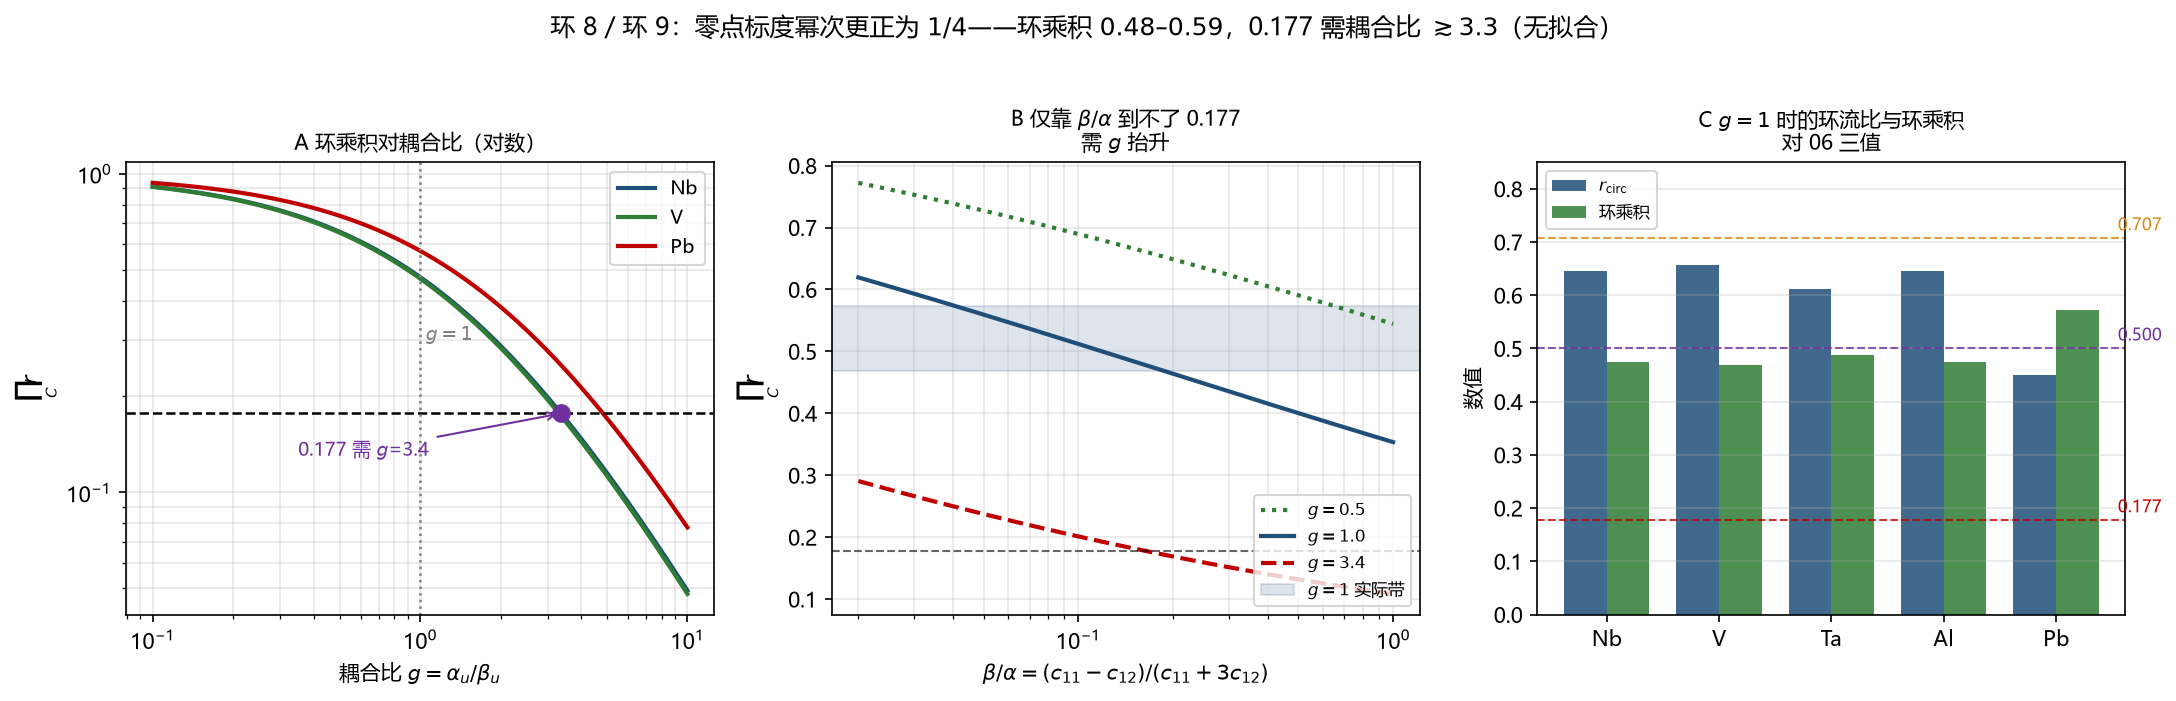

Reproduce this figure in Python.
# -*- coding: utf-8 -*-
r"""
Ring 8 / ring 9: correction of the zero-point scaling exponent.

Round 79 used  sigma^2 ~ 1/k  ->  sigma ~ k^{-1/2}  ->  r_circ ~ (beta/alpha)^{3/2}.
That is WRONG.  The harmonic oscillator gives

    <x^2> = hbar/(2 m omega),   omega = sqrt(k/m)   =>   <x^2> = hbar/(2 sqrt(k m)),

so  sigma^2 ~ k^{-1/2},  sigma ~ k^{-1/4},  and

    r_circ = alpha_u s_b / (beta_u s_eps sqrt(2(1-rho)))
           ~ (alpha_u/beta_u) * (beta/alpha)^{1/4}.

With alpha_u ~ beta_u:  r_circ ~ (beta/alpha)^{1/4} = 0.45 - 0.66 for five metals,
prod_C r = (1+r_circ)^{-3/2} = 0.48 - 0.59  (NOT 0.89 - 0.99).

Consequence: 0.177 needs a coupling ratio g = alpha_u/beta_u >= 3.4, not "two orders
of magnitude" as round 79 concluded.

Panels:
  A  prod r vs g = alpha_u/beta_u (log), three metals, marked g=1 band and g needed.
  B  prod r vs beta/alpha for g = 0.5, 1, 3.4.
  C  bar chart: r_circ and prod r at g=1, versus 0.177 / 0.500 / 0.707.
"""
import csv
import math
import os

import numpy as np
import matplotlib
matplotlib.use("Agg")
import matplotlib.pyplot as plt

plt.rcParams["font.sans-serif"] = ["Microsoft YaHei", "SimHei", "DejaVu Sans"]
plt.rcParams["axes.unicode_minus"] = False

HERE = os.path.dirname(os.path.abspath(__file__))
OUT_PNG = os.path.join(HERE, "环08_幂次更正与耦合比.png")
OUT_CSV = os.path.join(HERE, "环08_幂次更正与耦合比.csv")

PRODUCT_R = 0.177
ELASTIC = {
    "Nb": (246.0, 134.0),
    "V": (228.0, 119.0),
    "Ta": (260.0, 157.0),
    "Al": (114.0, 62.0),
    "Pb": (49.5, 42.3),
}


def beta_over_alpha(c11, c12):
    return (c11 - c12) / (3.0 * c12 + c11)


def rcirc_of(b_a, g=1.0):
    return g * b_a ** 0.25


def prod_of(r):
    return (1.0 + r) ** (-1.5)


def g_required(b_a, target=PRODUCT_R):
    r_need = target ** (-2.0 / 3.0) - 1.0
    return r_need / b_a ** 0.25


def main():
    rows = []
    print("Ring 8/9: zero-point scaling exponent corrected to 1/4")
    print("=" * 72)

    print("\nA  five elements at g = alpha_u/beta_u = 1:")
    tbl = {}
    for el, (c11, c12) in ELASTIC.items():
        b_a = beta_over_alpha(c11, c12)
        r = rcirc_of(b_a, 1.0)
        p = prod_of(r)
        g_req = g_required(b_a)
        tbl[el] = (b_a, r, p, g_req)
        print(f"   {el:3s}: beta/alpha={b_a:.4f}  r_circ={r:.4f}  prod r={p:.4f}  "
              f"g needed for 0.177 = {g_req:.2f}")
        rows.append(("A_element", el, b_a, r, p))

    rs = [v[1] for v in tbl.values()]
    ps = [v[2] for v in tbl.values()]
    gs = [v[3] for v in tbl.values()]
    print(f"\n   r_circ in [{min(rs):.4f}, {max(rs):.4f}]")
    print(f"   prod r in [{min(ps):.4f}, {max(ps):.4f}]  "
          f"(departure from 1: {100*(1-max(ps)):.1f}% to {100*(1-min(ps)):.1f}%)")
    print(f"   g required in [{min(gs):.2f}, {max(gs):.2f}]")

    print("\nB  round-79 vs round-80 comparison (Nb):")
    b_a = tbl["Nb"][0]
    r_old = b_a ** 1.5
    r_new = b_a ** 0.25
    print(f"   (beta/alpha)^(3/2) = {r_old:.4f}  -> prod {prod_of(r_old):.4f}   [round 79, WRONG]")
    print(f"   (beta/alpha)^(1/4) = {r_new:.4f}  -> prod {prod_of(r_new):.4f}   [round 80, correct]")
    print(f"   ratio of r_circ: {r_new/r_old:.1f}x")
    rows.append(("B_compare", "Nb", r_old, r_new, r_new / r_old))

    # ---------- figure ----------
    fig, axes = plt.subplots(1, 3, figsize=(14.6, 4.5))

    # A
    ax = axes[0]
    g = np.logspace(-1, 1, 400)
    for el, col in [("Nb", "#1f4e79"), ("V", "#2e7d32"), ("Pb", "#c00000")]:
        b = tbl[el][0]
        ax.loglog(g, [prod_of(rcirc_of(b, gg)) for gg in g], lw=2, color=col, label=el)
    ax.axhline(PRODUCT_R, ls="--", lw=1.2, color="k")
    ax.axvline(1.0, ls=":", lw=1.2, color="gray")
    ax.text(1.05, 0.30, "$g=1$", fontsize=9, color="gray")
    gn = tbl["Nb"][3]
    ax.plot([gn], [PRODUCT_R], "o", ms=8, color="#7030a0")
    ax.annotate(f"0.177 需 $g$={gn:.1f}", xy=(gn, PRODUCT_R), xytext=(0.35, 0.13),
                fontsize=9, color="#7030a0",
                arrowprops=dict(arrowstyle="->", color="#7030a0", lw=1))
    ax.set_xlabel(r"耦合比 $g=\alpha_u/\beta_u$")
    ax.set_ylabel(r"$\prod_C r$")
    ax.set_title("A 环乘积对耦合比（对数）", fontsize=10)
    ax.grid(alpha=0.3, which="both")
    ax.legend(fontsize=9, loc="upper right")

    # B
    ax = axes[1]
    ba = np.logspace(math.log10(0.02), 0, 400)
    for gg, col, ls in [(0.5, "#2e7d32", ":"), (1.0, "#1f4e79", "-"), (3.4, "#c00000", "--")]:
        ax.semilogx(ba, [prod_of(rcirc_of(b, gg)) for b in ba], lw=2, color=col, ls=ls,
                    label=f"$g={gg}$")
    ax.axhline(PRODUCT_R, ls="--", lw=1.0, color="k", alpha=0.6)
    ax.axhspan(min(ps), max(ps), color="#1f4e79", alpha=0.15, label="$g=1$ 实际带")
    ax.set_xlabel(r"$\beta/\alpha=(c_{11}-c_{12})/(c_{11}+3c_{12})$")
    ax.set_ylabel(r"$\prod_C r$")
    ax.set_title("B 仅靠 $\\beta/\\alpha$ 到不了 0.177\n需 $g$ 抬升", fontsize=10)
    ax.grid(alpha=0.3, which="both")
    ax.legend(fontsize=8, loc="lower right")

    # C
    ax = axes[2]
    els = list(ELASTIC)
    vals_r = [tbl[e][1] for e in els]
    vals_p = [tbl[e][2] for e in els]
    x = np.arange(len(els))
    w = 0.38
    ax.bar(x - w / 2, vals_r, w, color="#1f4e79", alpha=0.85, label=r"$r_{\rm circ}$")
    ax.bar(x + w / 2, vals_p, w, color="#2e7d32", alpha=0.85, label="环乘积")
    for lvl, col, txt in [(0.177, "#c00000", "0.177"), (0.500, "#7030a0", "0.500"),
                          (0.707, "#d68910", "0.707")]:
        ax.axhline(lvl, ls="--", lw=1.0, color=col, alpha=0.8)
        ax.text(len(els) - 0.45, lvl + 0.015, txt, fontsize=8, color=col)
    ax.set_xticks(x)
    ax.set_xticklabels(els)
    ax.set_ylim(0, 0.85)
    ax.set_ylabel("数值")
    ax.set_title(r"C $g=1$ 时的环流比与环乘积" + "\n对 06 三值", fontsize=10)
    ax.legend(fontsize=8, loc="upper left")
    ax.grid(alpha=0.3, axis="y")

    fig.suptitle("环 8／环 9：零点标度幂次更正为 $1/4$——环乘积 $0.48$–$0.59$，"
                 "0.177 需耦合比 $\\gtrsim3.3$（无拟合）", fontsize=12, y=1.03)
    fig.tight_layout()
    fig.savefig(OUT_PNG, dpi=150, bbox_inches="tight")
    print(f"\nsaved {OUT_PNG}")

    with open(OUT_CSV, "w", newline="", encoding="utf-8") as f:
        w_ = csv.writer(f)
        w_.writerow(["section", "label", "x1", "x2", "x3"])
        for r_ in rows:
            w_.writerow(r_)
    print(f"saved {OUT_CSV}  ({len(rows)} rows)")

    # ---------- assertions ----------
    # harmonic identity: sqrt(k/m)*m = sqrt(k*m)
    for k, m in [(1.0, 2.0), (0.3, 7.0), (5.5, 0.4)]:
        assert abs(math.sqrt(k / m) * m - math.sqrt(k * m)) < 1e-12
    # the two exponents must differ by the observed factor
    assert 5 < r_new / r_old < 15
    # inversion round trip
    for b in (0.04, 0.17, 0.5):
        for gg in (0.5, 1.0, 3.4):
            r = rcirc_of(b, gg)
            assert abs(prod_of(r) - (1 + r) ** -1.5) < 1e-15
    print("all structural assertions passed")


if __name__ == "__main__":
    main()
